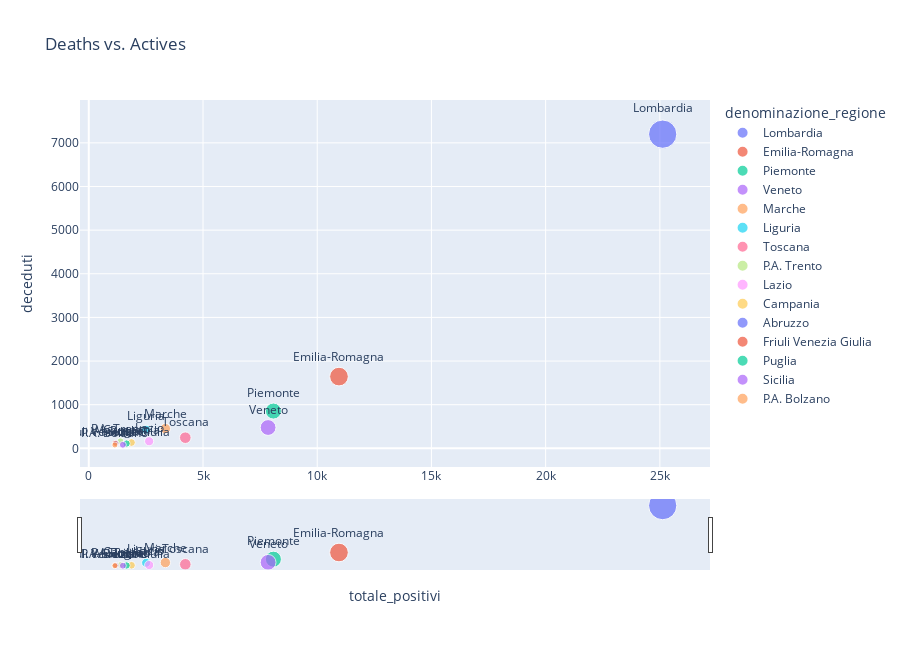

The code cell stored with this chart in its notebook:
### Markdown cell above
### Deaths vs. Actives in Italy due to COVID-19

### Code cell
fig = px.scatter(df_reg_latest.sort_values('deceduti', ascending=False).iloc[:15, :], 
                 x='totale_positivi', y='deceduti', color='denominazione_regione', 
                 size='totale_positivi', 
                 height=650,
                 text='denominazione_regione', title='Deaths vs. Actives')
fig.update_traces(textposition='top center')
fig.update_layout(xaxis_rangeslider_visible=True)

# deaths-vs.-actives-in-italy-due-to-covid-19
fig.show()

### Figure 1 — Plotly figure (JSON) as saved in the notebook; plotly's stock layout.template omitted (floating-point values rounded to 4 significant figures)
{"data": [{"hoverlabel": {"namelength": 0}, "hovertemplate": "denominazione_regione=%{text}<br>totale_positivi=%{marker.size}<br>deceduti=%{y}", "legendgroup": "Lombardia", "marker": {"color": "#636efa", "size": [25124], "sizemode": "area", "sizeref": 62.81, "symbol": "circle"}, "mode": "markers+text", "name": "Lombardia", "showlegend": true, "text": ["Lombardia"], "textposition": "top center", "type": "scatter", "x": [25124], "xaxis": "x", "y": [7199], "yaxis": "y"}, {"hoverlabel": {"namelength": 0}, "hovertemplate": "denominazione_regione=%{text}<br>totale_positivi=%{marker.size}<br>deceduti=%{y}", "legendgroup": "Emilia-Romagna", "marker": {"color": "#EF553B", "size": [10953], "sizemode": "area", "sizeref": 62.81, "symbol": "circle"}, "mode": "markers+text", "name": "Emilia-Romagna", "showlegend": true, "text": ["Emilia-Romagna"], "textposition": "top center", "type": "scatter", "x": [10953], "xaxis": "x", "y": [1644], "yaxis": "y"}, {"hoverlabel": {"namelength": 0}, "hovertemplate": "denominazione_regione=%{text}<br>totale_positivi=%{marker.size}<br>deceduti=%{y}", "legendgroup": "Piemonte", "marker": {"color": "#00cc96", "size": [8082], "sizemode": "area", "sizeref": 62.81, "symbol": "circle"}, "mode": "markers+text", "name": "Piemonte", "showlegend": true, "text": ["Piemonte"], "textposition": "top center", "type": "scatter", "x": [8082], "xaxis": "x", "y": [854], "yaxis": "y"}, {"hoverlabel": {"namelength": 0}, "hovertemplate": "denominazione_regione=%{text}<br>totale_positivi=%{marker.size}<br>deceduti=%{y}", "legendgroup": "Veneto", "marker": {"color": "#ab63fa", "size": [7850], "sizemode": "area", "sizeref": 62.81, "symbol": "circle"}, "mode": "markers+text", "name": "Veneto", "showlegend": true, "text": ["Veneto"], "textposition": "top center", "type": "scatter", "x": [7850], "xaxis": "x", "y": [477], "yaxis": "y"}, {"hoverlabel": {"namelength": 0}, "hovertemplate": "denominazione_regione=%{text}<br>totale_positivi=%{marker.size}<br>deceduti=%{y}", "legendgroup": "Marche", "marker": {"color": "#FFA15A", "size": [3352], "sizemode": "area", "sizeref": 62.81, "symbol": "circle"}, "mode": "markers+text", "name": "Marche", "showlegend": true, "text": ["Marche"], "textposition": "top center", "type": "scatter", "x": [3352], "xaxis": "x", "y": [452], "yaxis": "y"}, {"hoverlabel": {"namelength": 0}, "hovertemplate": "denominazione_regione=%{text}<br>totale_positivi=%{marker.size}<br>deceduti=%{y}", "legendgroup": "Liguria", "marker": {"color": "#19d3f3", "size": [2508], "sizemode": "area", "sizeref": 62.81, "symbol": "circle"}, "mode": "markers+text", "name": "Liguria", "showlegend": true, "text": ["Liguria"], "textposition": "top center", "type": "scatter", "x": [2508], "xaxis": "x", "y": [428], "yaxis": "y"}, {"hoverlabel": {"namelength": 0}, "hovertemplate": "denominazione_regione=%{text}<br>totale_positivi=%{marker.size}<br>deceduti=%{y}", "legendgroup": "Toscana", "marker": {"color": "#FF6692", "size": [4226], "sizemode": "area", "sizeref": 62.81, "symbol": "circle"}, "mode": "markers+text", "name": "Toscana", "showlegend": true, "text": ["Toscana"], "textposition": "top center", "type": "scatter", "x": [4226], "xaxis": "x", "y": [244], "yaxis": "y"}, {"hoverlabel": {"namelength": 0}, "hovertemplate": "denominazione_regione=%{text}<br>totale_positivi=%{marker.size}<br>deceduti=%{y}", "legendgroup": "P.A. Trento", "marker": {"color": "#B6E880", "size": [1389], "sizemode": "area", "sizeref": 62.81, "symbol": "circle"}, "mode": "markers+text", "name": "P.A. Trento", "showlegend": true, "text": ["P.A. Trento"], "textposition": "top center", "type": "scatter", "x": [1389], "xaxis": "x", "y": [164], "yaxis": "y"}, {"hoverlabel": {"namelength": 0}, "hovertemplate": "denominazione_regione=%{text}<br>totale_positivi=%{marker.size}<br>deceduti=%{y}", "legendgroup": "Lazio", "marker": {"color": "#FF97FF", "size": [2642], "sizemode": "area", "sizeref": 62.81, "symbol": "circle"}, "mode": "markers+text", "name": "Lazio", "showlegend": true, "text": ["Lazio"], "textposition": "top center", "type": "scatter", "x": [2642], "xaxis": "x", "y": [162], "yaxis": "y"}, {"hoverlabel": {"namelength": 0}, "hovertemplate": "denominazione_regione=%{text}<br>totale_positivi=%{marker.size}<br>deceduti=%{y}", "legendgroup": "Campania", "marker": {"color": "#FECB52", "size": [1871], "sizemode": "area", "sizeref": 62.81, "symbol": "circle"}, "mode": "markers+text", "name": "Campania", "showlegend": true, "text": ["Campania"], "textposition": "top center", "type": "scatter", "x": [1871], "xaxis": "x", "y": [133], "yaxis": "y"}, {"hoverlabel": {"namelength": 0}, "hovertemplate": "denominazione_regione=%{text}<br>totale_positivi=%{marker.size}<br>deceduti=%{y}", "legendgroup": "Abruzzo", "marker": {"color": "#636efa", "size": [1191], "sizemode": "area", "sizeref": 62.81, "symbol": "circle"}, "mode": "markers+text", "name": "Abruzzo", "showlegend": true, "text": ["Abruzzo"], "textposition": "top center", "type": "scatter", "x": [1191], "xaxis": "x", "y": [115], "yaxis": "y"}, {"hoverlabel": {"namelength": 0}, "hovertemplate": "denominazione_regione=%{text}<br>totale_positivi=%{marker.size}<br>deceduti=%{y}", "legendgroup": "Friuli Venezia Giulia", "marker": {"color": "#EF553B", "size": [1160], "sizemode": "area", "sizeref": 62.81, "symbol": "circle"}, "mode": "markers+text", "name": "Friuli Venezia Giulia", "showlegend": true, "text": ["Friuli Venezia Giulia"], "textposition": "top center", "type": "scatter", "x": [1160], "xaxis": "x", "y": [113], "yaxis": "y"}, {"hoverlabel": {"namelength": 0}, "hovertemplate": "denominazione_regione=%{text}<br>totale_positivi=%{marker.size}<br>deceduti=%{y}", "legendgroup": "Puglia", "marker": {"color": "#00cc96", "size": [1654], "sizemode": "area", "sizeref": 62.81, "symbol": "circle"}, "mode": "markers+text", "name": "Puglia", "showlegend": true, "text": ["Puglia"], "textposition": "top center", "type": "scatter", "x": [1654], "xaxis": "x", "y": [110], "yaxis": "y"}, {"hoverlabel": {"namelength": 0}, "hovertemplate": "denominazione_regione=%{text}<br>totale_positivi=%{marker.size}<br>deceduti=%{y}", "legendgroup": "Sicilia", "marker": {"color": "#ab63fa", "size": [1492], "sizemode": "area", "sizeref": 62.81, "symbol": "circle"}, "mode": "markers+text", "name": "Sicilia", "showlegend": true, "text": ["Sicilia"], "textposition": "top center", "type": "scatter", "x": [1492], "xaxis": "x", "y": [81], "yaxis": "y"}, {"hoverlabel": {"namelength": 0}, "hovertemplate": "denominazione_regione=%{text}<br>totale_positivi=%{marker.size}<br>deceduti=%{y}", "legendgroup": "P.A. Bolzano", "marker": {"color": "#FFA15A", "size": [1142], "sizemode": "area", "sizeref": 62.81, "symbol": "circle"}, "mode": "markers+text", "name": "P.A. Bolzano", "showlegend": true, "text": ["P.A. Bolzano"], "textposition": "top center", "type": "scatter", "x": [1142], "xaxis": "x", "y": [76], "yaxis": "y"}], "layout": {"height": 650, "legend": {"itemsizing": "constant", "title": {"text": "denominazione_regione"}, "tracegroupgap": 0}, "title": {"text": "Deaths vs. Actives"}, "xaxis": {"anchor": "y", "domain": [0, 1], "rangeslider": {"visible": true}, "title": {"text": "totale_positivi"}}, "yaxis": {"anchor": "x", "domain": [0, 1], "title": {"text": "deceduti"}}}}
